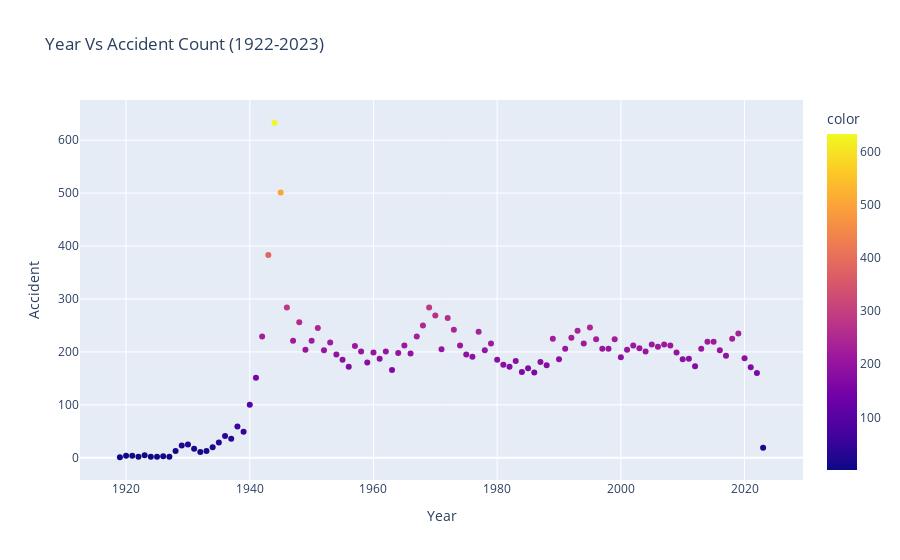

Notebook code cell kept with this figure:
### Code cell
accident['date'] = pd.to_datetime(accident['date'], errors='coerce')
yearly_accidents = accident.groupby(accident['date'].dt.year)['cat'].count()

fig = px.scatter(yearly_accidents,x=yearly_accidents.index,y=yearly_accidents.values,color=yearly_accidents.values,
            labels = {
                'date' : 'Year',
                'y' : 'Accident'
            },title='Year Vs Accident Count (1922-2023)')
fig.show()

### Figure 1 — Plotly figure (JSON) as saved in the notebook; plotly's stock layout.template omitted (floating-point values rounded to 4 significant figures)
{"data": [{"hovertemplate": "Year=%{x}<br>Accident=%{y}<br>color=%{marker.color}<extra></extra>", "legendgroup": "", "marker": {"color": [1, 4, 4, 2, 5, 2, 2, 3, 2, 13, 23, 25, 17, 11, 13, 20, 29, 41, 36, 59, 49, 100, 151, 229, 383, 633, 501, 284, 221, 256, 204, 221, 245, 203, 218, 195, 185, 172, 211, 201, 180, 199, 187, 201, 166, 198, 212, 197, 229, 250, 284, 269, 205, 264, 242, 212, 195, 191, 238, 203, 216, 185, 176, 172, 183, 162, 169, 161, 181, 175, 225, 186, 206, 227, 240, 216, 246, 224, 206, 206, 224, 190, 204, 212, 207, 201, 214, 210, 214, 212, 199, 186, 187, 173, 206, 219, 219, 203, 193, 225, 235, 188, 171, 160, 19], "coloraxis": "coloraxis", "symbol": "circle"}, "mode": "markers", "name": "", "orientation": "v", "showlegend": false, "type": "scatter", "x": [1919, 1920, 1921, 1922, 1923, 1924, 1925, 1926, 1927, 1928, 1929, 1930, 1931, 1932, 1933, 1934, 1935, 1936, 1937, 1938, 1939, 1940, 1941, 1942, 1943, 1944, 1945, 1946, 1947, 1948, 1949, 1950, 1951, 1952, 1953, 1954, 1955, 1956, 1957, 1958, 1959, 1960, 1961, 1962, 1963, 1964, 1965, 1966, 1967, 1968, 1969, 1970, 1971, 1972, 1973, 1974, 1975, 1976, 1977, 1978, 1979, 1980, 1981, 1982, 1983, 1984, 1985, 1986, 1987, 1988, 1989, 1990, 1991, 1992, 1993, 1994, 1995, 1996, 1997, 1998, 1999, 2000, 2001, 2002, 2003, 2004, 2005, 2006, 2007, 2008, 2009, 2010, 2011, 2012, 2013, 2014, 2015, 2016, 2017, 2018, 2019, 2020, 2021, 2022, 2023], "xaxis": "x", "y": [1, 4, 4, 2, 5, 2, 2, 3, 2, 13, 23, 25, 17, 11, 13, 20, 29, 41, 36, 59, 49, 100, 151, 229, 383, 633, 501, 284, 221, 256, 204, 221, 245, 203, 218, 195, 185, 172, 211, 201, 180, 199, 187, 201, 166, 198, 212, 197, 229, 250, 284, 269, 205, 264, 242, 212, 195, 191, 238, 203, 216, 185, 176, 172, 183, 162, 169, 161, 181, 175, 225, 186, 206, 227, 240, 216, 246, 224, 206, 206, 224, 190, 204, 212, 207, 201, 214, 210, 214, 212, 199, 186, 187, 173, 206, 219, 219, 203, 193, 225, 235, 188, 171, 160, 19], "yaxis": "y"}], "layout": {"coloraxis": {"colorbar": {"title": {"text": "color"}}, "colorscale": [[0, "#0d0887"], [0.1111, "#46039f"], [0.2222, "#7201a8"], [0.3333, "#9c179e"], [0.4444, "#bd3786"], [0.5556, "#d8576b"], [0.6667, "#ed7953"], [0.7778, "#fb9f3a"], [0.8889, "#fdca26"], [1, "#f0f921"]]}, "legend": {"tracegroupgap": 0}, "title": {"text": "Year Vs Accident Count (1922-2023)"}, "xaxis": {"anchor": "y", "domain": [0, 1], "title": {"text": "Year"}}, "yaxis": {"anchor": "x", "domain": [0, 1], "title": {"text": "Accident"}}}}
